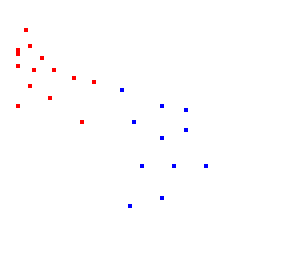
//> input picture LabA/images_Perceptron/test01.bmp, 73 x 67 px (shown 4 times larger)
$ ./LabA   (built with g++ and OpenCV 4)
//> lines starting //> are read from the running program, lines starting //| are printed output that depends on the picture; after the words box and inside, x2 and y2 are one past the last pixel; in counts of white or black regions, pixels touching at a corner belong together
#include <bits/stdc++.h>

#include <opencv2/core/mat.hpp>
#include <opencv2/highgui.hpp>

#include "opencv2/imgproc.hpp"
#include "opencv2/objdetect.hpp"
#include "opencv2/videoio.hpp"
#define MAX_PATH 1024

using namespace std;
using namespace cv;

const int maxIterations = 100000;
const double learningRate = 0.0001, errorLimit = 0.0001;

int main() {
    string imagePath = filesystem::current_path().string() + "/LabA/images_Perceptron/test01.bmp";

    Mat_<Vec3b> img = imread(imagePath, IMREAD_COLOR);
//> img is the input picture: 67 rows x 73 cols, CV_8UC3; mean B, G, R 254.3, 253.7, 254.4

    Mat_<int> X(0, 3);
    Mat_<int> y(0, 1);
    for (int i = 0; i < img.rows; ++i) {
        for (int j = 0; j < img.cols; ++j) {
            int row[] = {1, j, i};
            Mat_<int> rowMatrix(1, 3, row);
            if (img(i, j) == Vec3b(0, 0, 255)) {
                X.push_back(rowMatrix);
                y.push_back(-1);
            } else if (img(i, j) == Vec3b(255, 0, 0)) {
                X.push_back(rowMatrix);
                y.push_back(1);
            }
        }
    }
//> after the loop, X = 25 rows, first 8: [1, 6, 7], [1, 7, 11], [1, 4, 12], [1, 4, 13], [1, 10, 14], [1, 4, 16], [1, 8, 17], [1, 13, 17]; y = 25 values, max 1 at index 11, min -1 at index 0, mean -0.12

    vector<double> w(3, 0.1);
    const int n = X.rows;
//> n = 25

    for (int it = 0; it < maxIterations; ++it) {
        int errorCount = 0;
        for (int i = 0; i < n; ++i) {
            double z = 0;
            for (int j = 0; j < 3; ++j) {
                z += w[j] * X(i, j);
            }

            if (z * y(i, 0) <= 0) {
                for (int j = 0; j < 3; j++) {
                    w[j] = w[j] + learningRate * y(i, 0) * X(i, j);
                }
                ++errorCount;
            }
        }

        double errorPercentage = (double)errorCount / n;
        if (errorPercentage <= errorLimit) {
            break;
        }
    }
//> this loop made 1745 passes
//> (errorCount, errorPercentage) on passes 1 to 3: (14, 0.56), (14, 0.56), (14, 0.56)
//> after the loop, w = [-0.191, 0.0109, -0.003]

    cout << "Weights: " << endl;
    for (int i = 0; i < 3; i++) {
        cout << "w[" << i << "] = " << w[i] << endl;
    }
//> this loop made 3 passes
//| w[0] = -0.1908
//| w[1] = 0.0109
//| w[2] = -0.003

    double w0 = w[0], w1 = w[1], w2 = w[2];
//> w0 = -0.191; w1 = 0.0109; w2 = -0.003

    Point p1;
    p1.x = 0;
    p1.y = -(w0 + w1 * p1.x) / w2;
//> p1 = Point(0, -63)

    Point p2;
    p2.x = img.cols;
//> p2 = Point(73, 0)
    p2.y = -(w0 + w1 * p2.x) / w2;
//> p2 = Point(73, 201)

    line(img, p1, p2, Scalar(128, 0, 128), 1);
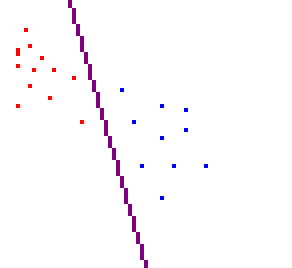
//> img: 67 rows x 73 cols, CV_8UC3 (shown 4 times larger); 1.37% of pixels changed, all inside (x1, y1, x2, y2) = (17, 0, 37, 67)
    imshow("Perceptron", img);
    waitKey(0);

    return 0;
}

$ run again, with LabA/images_Perceptron/test02.bmp copied over LabA/images_Perceptron/test01.bmp
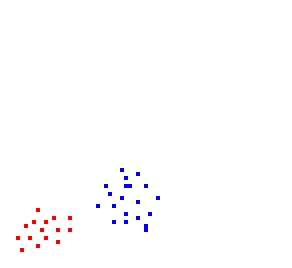
//> input picture LabA/images_Perceptron/test02.bmp, 73 x 67 px (shown 4 times larger)
//> img is the input picture: 67 rows x 73 cols, CV_8UC3; mean B, G, R 254.2, 253.2, 254
//> after the loop `for (int i = 0; i < img.rows; ++i)`: X = 35 rows, first 8: [1, 30, 42], [1, 34, 43], [1, 31, 44], [1, 26, 46], [1, 31, 46], [1, 32, 46], [1, 36, 46], [1, 27, 48]; y = 35 values, max 1 at index 0, min -1 at index 13, mean 0.143
//> the loop `for (int it = 0; it < maxIterations; ++it)` made 3 passes
//> (errorCount, errorPercentage) on passes 1 to 3: (15, 0.429), (8, 0.229), (0, 0)
//> after the loop `for (int it = 0; it < maxIterations; ++it)`: w = [0.0977, 0.0746, -0.0298]
//> the loop `for (int i = 0; i < 3; i++)` made 3 passes
//| w[0] = 0.0977
//| w[1] = 0.0746
//| w[2] = -0.0298
//> w0 = 0.0977; w1 = 0.0746; w2 = -0.0298
//> p1 = Point(0, 3)
//> `p2.y = -(w0 + w1 * p2.x) / w2;`: p2 = Point(73, 186)
//> `line(img, p1, p2, Scalar(128, 0, 128), 1);`:
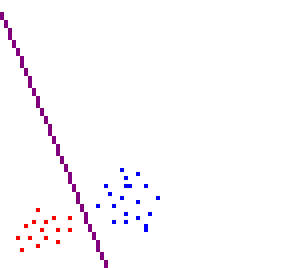
//> img: 67 rows x 73 cols, CV_8UC3 (shown 4 times larger); 1.31% of pixels changed, all inside (x1, y1, x2, y2) = (0, 3, 27, 67)

$ run again, with LabA/images_Perceptron/test03.bmp copied over LabA/images_Perceptron/test01.bmp
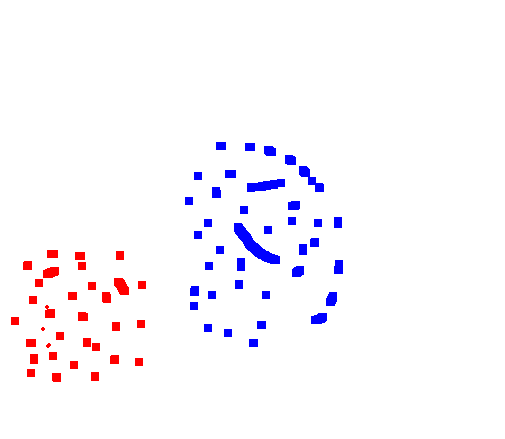
//> input picture LabA/images_Perceptron/test03.bmp, 505 x 439 px
//> img is the input picture: 439 rows x 505 cols, CV_8UC3; mean B, G, R 252.2, 247.6, 250.4
//> after the loop `for (int i = 0; i < img.rows; ++i)`: y = 6456 values, max 1 at index 0, min -1 at index 2379, mean 0.251
//> the loop `for (int it = 0; it < maxIterations; ++it)` made 2 passes
//> (errorCount, errorPercentage) on passes 1 to 2: (10, 0.00155), (0, 0)
//> after the loop `for (int it = 0; it < maxIterations; ++it)`: w = [0.0994, 0.0888, -0.0503]
//> the loop `for (int i = 0; i < 3; i++)` made 3 passes
//| w[0] = 0.0994
//| w[1] = 0.0888
//| w[2] = -0.0503
//> w0 = 0.0994; w1 = 0.0888; w2 = -0.0503
//> p1 = Point(0, 1)
//> `p2.y = -(w0 + w1 * p2.x) / w2;`: p2 = Point(505, 893)
//> `line(img, p1, p2, Scalar(128, 0, 128), 1);`:
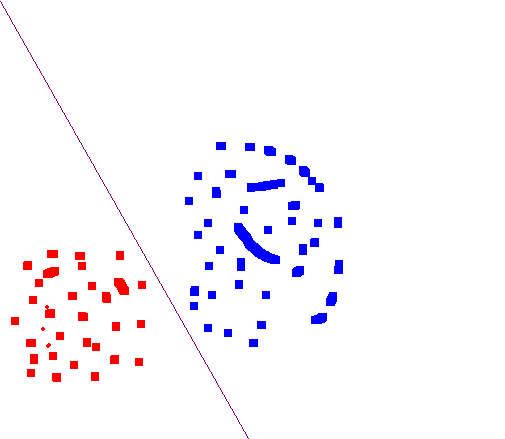
//> img: 439 rows x 505 cols, CV_8UC3; 0.2% of pixels changed, all inside (x1, y1, x2, y2) = (0, 1, 249, 439)
